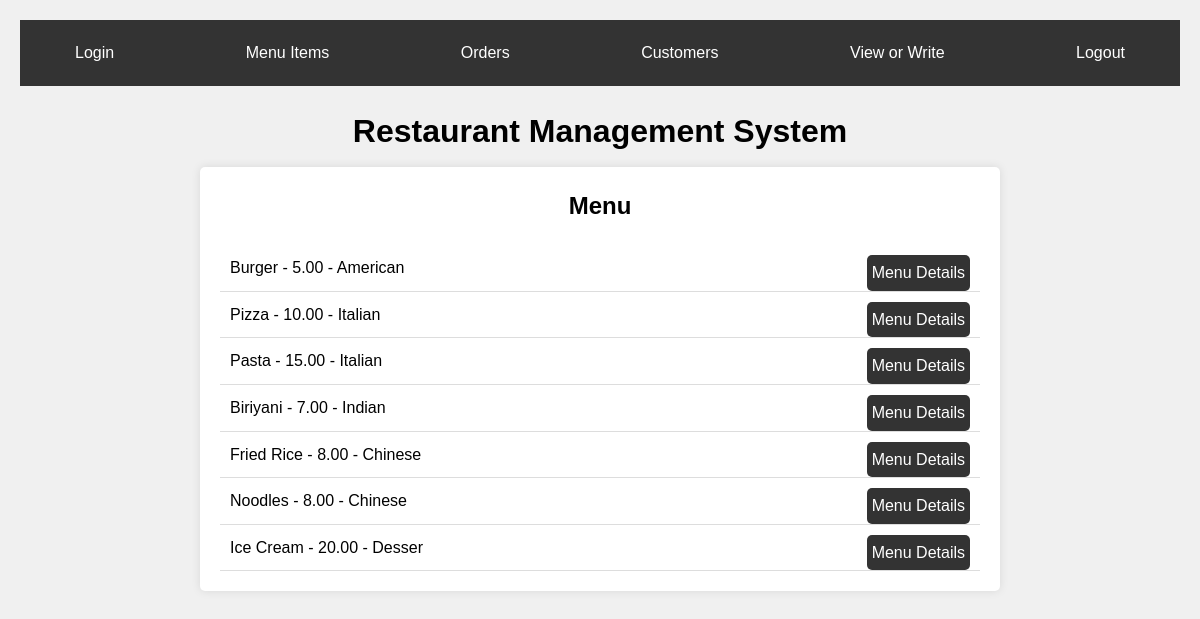
Screenshot of /menu/ (signed in) with the database file from the repository.
### menu/models.py (models this page shows, shortened)
class menuItem(models.Model):
    id = models.AutoField(primary_key=True)
    name = models.CharField(max_length=100)
    category = models.CharField(max_length=100)
    price = models.DecimalField(max_digits=10, decimal_places=2)

### menu/views.py (the view)
# urls.py: path('', menu_view, name='menu-view'),
@login_required
@csrf_protect
@permission_classes([IsAuthenticated])
def menu_view(request):
    menu_items = menuItem.objects.all()
    return render(request, 'menu/menu_items.html', {'menu_items': menu_items})

### templates/menu/menu_items.html (shortened to what this page needs)
{% extends "restaurant_manage/base.html" %}
{% load static %}
{% block content %}
    <h2>Menu</h2>
    <ul>
        {% for item in menu_items %}
            <li>{{ item.name }} - {{ item.price }} - {{ item.category }}
                <a href="{% url 'menu-detail' item.id %}" class="align-right">Menu Details</a>
            </li>
        {% endfor %}
    </ul>
{% endblock %}

### templates/restaurant_manage/base.html (shortened to what this page needs)
{% load static %}
<!DOCTYPE html>
<html>
<head>
    <link rel="stylesheet" type="text/css" href="{% static 'restaurant_manage/list_styles.css' %}">
</head>
<body>
    <header>
        <nav>
            <ul>
                <li><a href="{% url 'login' %}">Login</a></li>
                <li><a href="{% url 'menu-view' %}">Menu Items</a></li>
                <li><a href="{% url 'order-view' %}">Orders</a></li>
                <li><a href="{% url 'customer-view' %}">Customers</a></li>
                <li><a href="{% url 'view-or-write' %}">View or Write</a></li>
                <li><a href="{% url 'logout' %}">Logout</a></li>
            </ul>
        </nav>
    </header>
    <h1>Restaurant Management System</h1>
    <main>
        {% block content %}
        {% endblock %}
    </main>
</body>
</html>

### static/restaurant_manage/list_styles.css (style rules this page uses)
* { margin: 0; padding: 0; box-sizing: border-box; }
body { font-family: Arial, sans-serif; line-height: 1.6; background-color: #f0f0f0; padding: 20px; }
header { background-color: #333; color: #fff; padding: 10px 20px; margin-bottom: 20px; }
h1 { margin-bottom: 10px; text-align: center; }
nav { background-color: #333; color: #fff; padding: 10px 20px; }
nav ul { list-style-type: none; padding: 0; display: flex; justify-content: space-between; align-items: center; }
nav ul li { display: inline-block; }
nav ul li a { text-decoration: none; color: #fff; padding: 10px 15px; border-radius: 5px; transition: background-color 0.3s ease; }
main { max-width: 800px; margin: 0 auto; background-color: #fff; padding: 20px; border-radius: 5px; box-shadow: 0 0 10px rgba(0,0,0,0.1); }
main h2 { text-align: center; margin-bottom: 20px; }
main ul { list-style-type: none; padding: 0; }
main ul li { padding: 10px; border-bottom: 1px solid #ddd; }
a.align-right { float: right; background-color: #333; color: #fff; padding: 5px 5px; border-radius: 5px; text-decoration: none; transition: background-color 0.3s ease; }

### rows the page displays
menuItem: name "Burger", price "5.00", category "American"
menuItem: name "Pizza", price "10.00", category "Italian"
menuItem: name "Pasta", price "15.00", category "Italian"
menuItem: name "Biriyani", price "7.00", category "Indian"
menuItem: name "Fried Rice", price "8.00", category "Chinese"
menuItem: name "Noodles", price "8.00", category "Chinese"
menuItem: name "Ice Cream", price "20.00", category "Desser"
